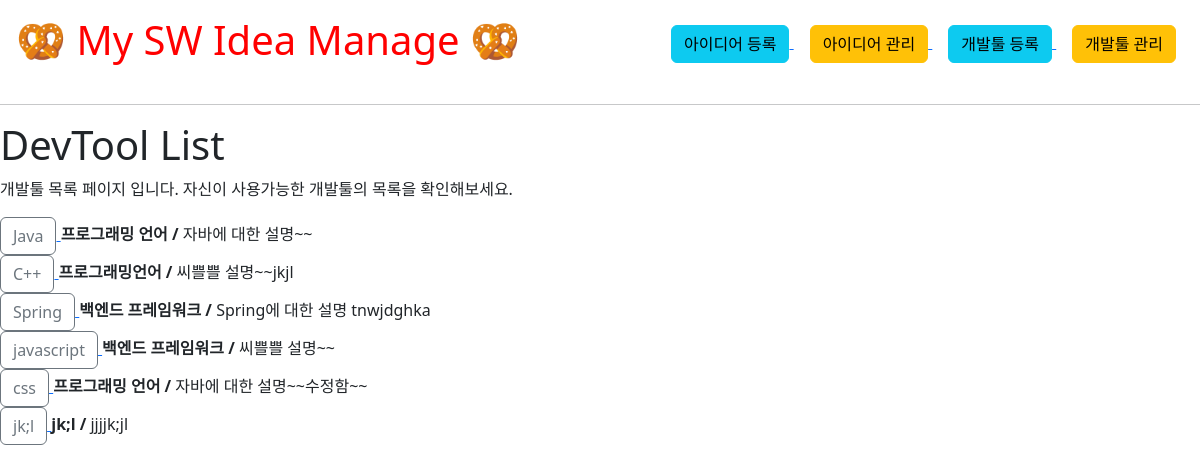
Screenshot of /devtools/list/ with the database file from the repository.
### apps/devtool/models.py (models this page shows, shortened)
class Devtool(models.Model):
    dev_name = models.CharField(max_length=24)
    dev_type = models.CharField(max_length=24)
    dev_content = models.CharField(max_length=24)

### apps/devtool/views.py (the view)
# urls.py: path('list/', devtool_list, name='list'),
def devtool_list(request):
    devtools = Devtool.objects.all()
    ctx = {'devtools': devtools}
    return render(request, 'devtool/devtool_list.html', ctx)

### templates/devtool/devtool_list.html (shortened to what this page needs)
{% extends 'base.html' %}
{% load static %}
{%block content%}
  <div>
    <h1>DevTool List</h1>
    <p>개발툴 목록 페이지 입니다. 자신이 사용가능한 개발툴의 목록을 확인해보세요. </p>
  </div>
  <div class="content-wrapper">
    {% for devtool in devtools %}
    <div class="devtool-list">
      <a href="{% url 'devtools:detail' devtool.pk %}">
        <button type="button" class="btn btn-outline-secondary">
          <span>{{ devtool.dev_name }}    </span>
        </button>
      </a>
      <strong>{{ devtool.dev_type }} / </strong>
    <span>{{ devtool.dev_content }}</span>
    </div>
    {% endfor %}
  </div>
{%endblock%}

### rows the page displays
Devtool: dev_name "Java", dev_type "프로그래밍 언어", dev_content "자바에 대한 설명~~"
Devtool: dev_name "C++", dev_type "프로그래밍언어", dev_content "씨쁠쁠 설명~~jkjl"
Devtool: dev_name "Spring", dev_type "백엔드 프레임워크", dev_content "Spring에 대한 설명 tnwjdghka"
Devtool: dev_name "javascript", dev_type "백엔드 프레임워크", dev_content "씨쁠쁠 설명~~"
Devtool: dev_name "css", dev_type "프로그래밍 언어", dev_content "자바에 대한 설명~~수정함~~"
Devtool: dev_name "jk;l", dev_type "jk;l", dev_content "jjjjk;jl"
